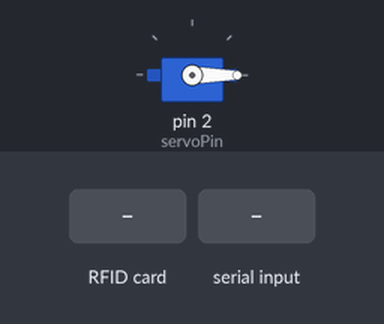
A sketch run on a simulated Arduino Mega 2560, built with avr-gcc and run on an emulated ATmega2560. On the bench: servo. The test bench sets the inputs (shaded band).

Above: at 1.2 s.
1.3 s: RFID card D7 85 AE 19 held to the reader
At 2.2 s:
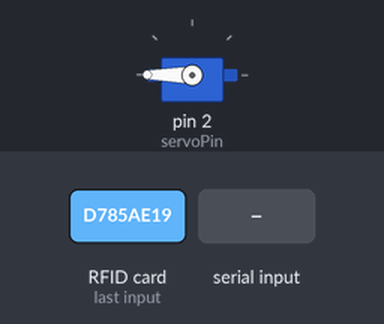
2.8 s: "a" received over Serial
At 5.5 s:
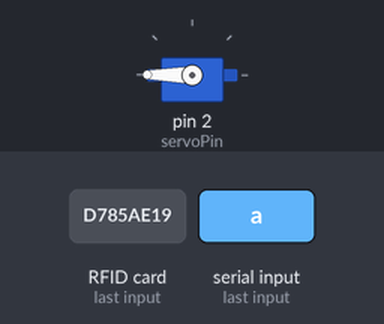
5.8 s: "D7 85 AE 19" received over Serial
At 7.9 s:
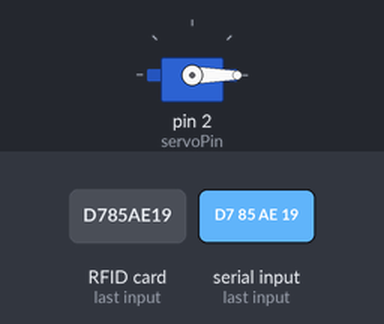
Timing chart, 0 to 9.4 s (numbered marks = the images above; inputs shaded):
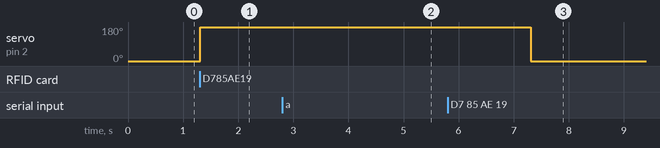

The sketch:

doorlock_Serial_arduino_.ino
```cpp
#include <SPI.h>     //rfid 설정
#include <MFRC522.h>
#define SS_PIN 53
#define RST_PIN 42
MFRC522 rfid(SS_PIN, RST_PIN);
char cmd;

#include <Servo.h>   //서보모터 사용 설정
#define servoPin 2
Servo servo;
int pos=0;

void setup()
{
  servo.attach(servoPin);     // 서보모터 핀을 설정한다
  servo.write(0);       // 서보모터 0도 위치로 초기화

  Serial.begin(9600);   // 시리얼 통신 시작
  SPI.begin();      // SPI 통신 시작
  rfid.PCD_Init();   // rfid(MFRC522) 초기화
}
void loop()
{ if(Serial.available()){
      cmd = Serial.read();     //라즈베리파이에서 값수신
  }
  if(cmd=='a'){
    servo.write(180);   // 서보모터 작동, 즉 도어락 오픈
    delay(3000);
    servo.write(0);
  }
  // 새카드 접촉이 있을 때만 다음 단계로 넘어감
  if ( ! rfid.PICC_IsNewCardPresent())
  {
    return;
  }
  // 카드 읽힘이 제대로 되면 다음으로 넘어감
  if ( ! rfid.PICC_ReadCardSerial())
  {
    return;
  }
// UID 값을 16진 값으로 읽고 저장
  String content= "";
  byte letter;
  for (byte i = 0; i < rfid.uid.size; i++)
  {
    content.concat(String(rfid.uid.uidByte[i] < 0x10 ? " 0" : " "));
    content.concat(String(rfid.uid.uidByte[i], HEX));
  }
  content.toUpperCase();

  if (content.substring(1) == "D7 85 AE 19")// 엑세스 승인 하고자하는 UID 설정
  {
  // 인증이 되면 서보모터를 작동시킨다.
    servo.write(180);   // 서보모터 작동, 즉 도어락 오픈
    delay(3000);
    servo.write(0);
  }
}
```

Measured:
- after the input at 1.3 s, servo on pin 2 (servoPin): 0° → 180° at once
- after the input at 2.8 s, servo on pin 2 (servoPin): stays 180° (without the input it goes to 0° after 1.5 s)
- after the input at 5.8 s, servo on pin 2 (servoPin): goes on until 7.3 s, then stays 0°
